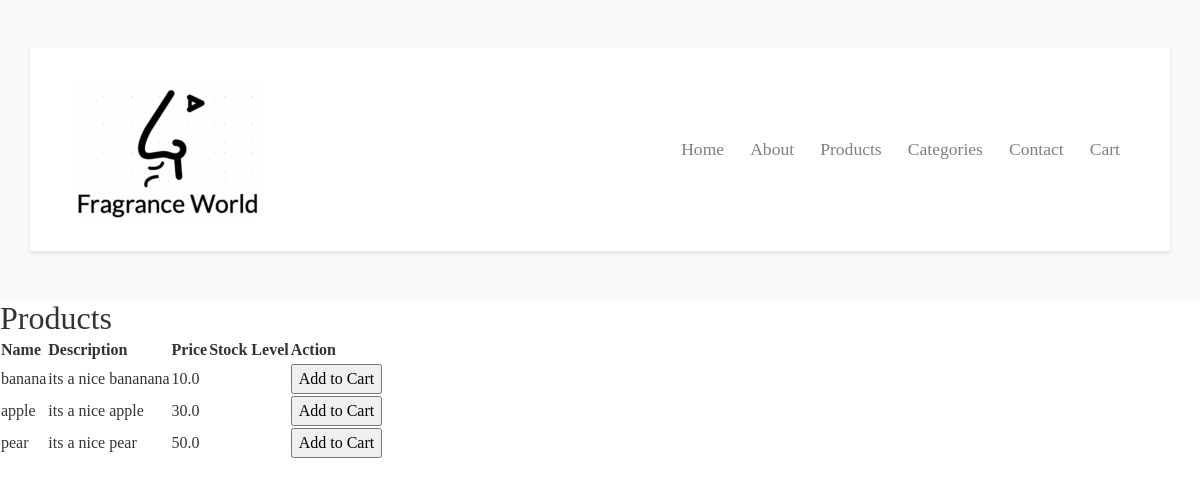
/products, run on an earlier commit of the app's database.
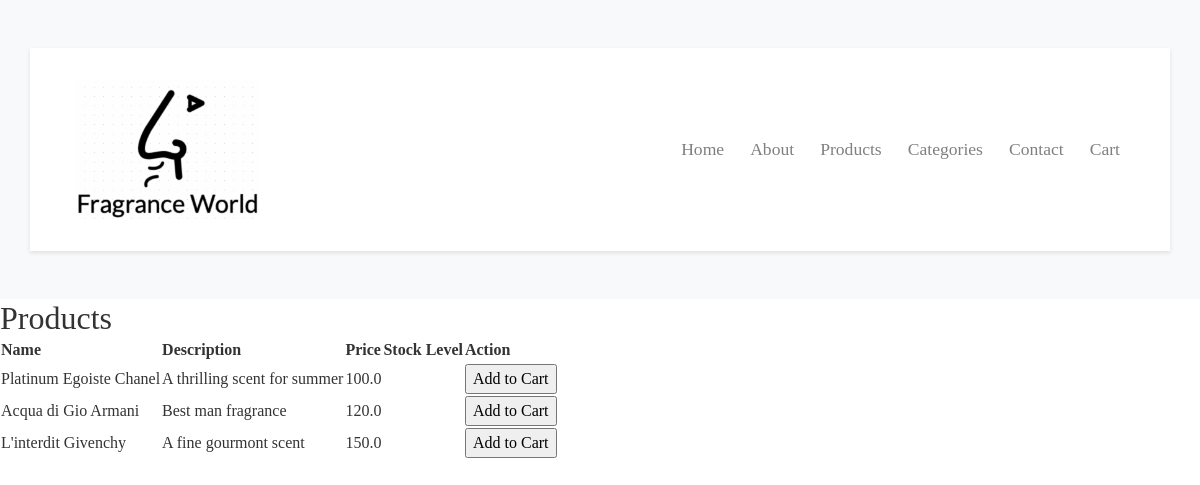
And on a later commit of the database.
### application/models.py (models this page shows)
class Product(db.Model):
    product_id = db.Column(db.Integer, primary_key=True)
    name = db.Column(db.String(30), nullable=False)
    description = db.Column(db.String(500), nullable=False)
    price = db.Column(db.Float)
    stock_quantity = db.Column(db.Integer)
    order_details = db.relationship('Order_detail', backref='product')

### application/routes.py (the view)
@app.route('/products', methods=['GET', 'POST'])
def products():
    products = Product.query.all()
    return render_template('products.html', products=products)

### application/templates/products.html (shortened to what this page needs)
<!DOCTYPE html>
<html>
<head>
    <link rel="stylesheet" href="https://maxcdn.bootstrapcdn.com/bootstrap/4.0.0/css/bootstrap.min.css">
    <link rel="stylesheet" href="\static\style.css">
    <link href="\static\style.css" rel="stylesheet">
</head>
<body>
    <nav class="navbar navbar-expand-md navbar-light bg-light sticky-top">
        <div class="container">
            <a class="navbar-logo" href="#"><img src="\static\fragrance-world-logo.png"></a>
            <div class="collapse navbar-collapse" id="navbarNav">
                <ul class="navbar-nav ml-auto">
                    <li class="nav-item">
                        <a class="nav-link" href="{{ url_for('home') }}">Home</a>
                    </li>
                    <li class="nav-item">
                        <a class="nav-link" href="{{ url_for('about') }}">About</a>
                    </li>
                    <li class="nav-item">
                        <a class="nav-link" href="{{ url_for('products') }}">Products</a>
                    </li>
                    <li class="nav-item">
                        <a class="nav-link" href="{{ url_for('categories') }}">Categories</a>
                    </li>
                    <li class="nav-item">
                        <a class="nav-link" href="{{ url_for('contact') }}">Contact</a>
                    </li>
                    <li class="nav-item">
                        <a class="nav-link" href="{{ url_for('cart') }}">Cart</a>
                    </li>
                </ul>
            </div>
        </div>
    </nav>
<h2>Products</h2>
<table>
<thead>
<tr>
<th>Name</th>
<th>Description</th>
<th>Price</th>
<th>Stock Level</th>
<th>Action</th>
</tr>
</thead>
<tbody>
        {% for product in products %}
<tr>
<td>{{ product.name }}</td>
<td>{{ product.description }}</td>
<td>{{ product.price }}</td>
<td>{{ product.stock_level }}</td>
<td>
<form action="{{ url_for('add_to_cart') }}" method="post">
<input type="submit" value="Add to Cart">
</form>
</td>
</tr>
        {% endfor %}
</tbody>
</table>
</body>
</html>

### application/static/style.css (style rules this page uses)
body, h1, h2, h3, p, ul, li { margin: 0; padding: 0; }
body { font-family: 'Times New Roman', Times, serif; color: #333; }
.navbar { padding: 1rem; }
.navbar-nav .nav-link { font-size: 1.1rem; }
.container { padding: 2rem; background-color: #fff; box-shadow: 0 2px 4px rgba(0, 0, 0, 0.1); margin: 2rem auto; text-align: center; }
.navbar-logo img { display: inline-block; height: 30%; width: 30%; margin-right: 400px; }
.nav-link { margin-right: 10px; }

What changed in the data, as far as the page shows it:
removed Product: name "banana", description "its a nice bananana", price "10.0"
removed Product: name "apple", description "its a nice apple", price "30.0"
removed Product: name "pear", description "its a nice pear", price "50.0"
added Product: name "Platinum Egoiste Chanel", description "A thrilling scent for summer", price "100.0"
added Product: name "Acqua di Gio Armani", description "Best man fragrance", price "120.0"
added Product: name "L'interdit Givenchy", description "A fine gourmont scent", price "150.0"
